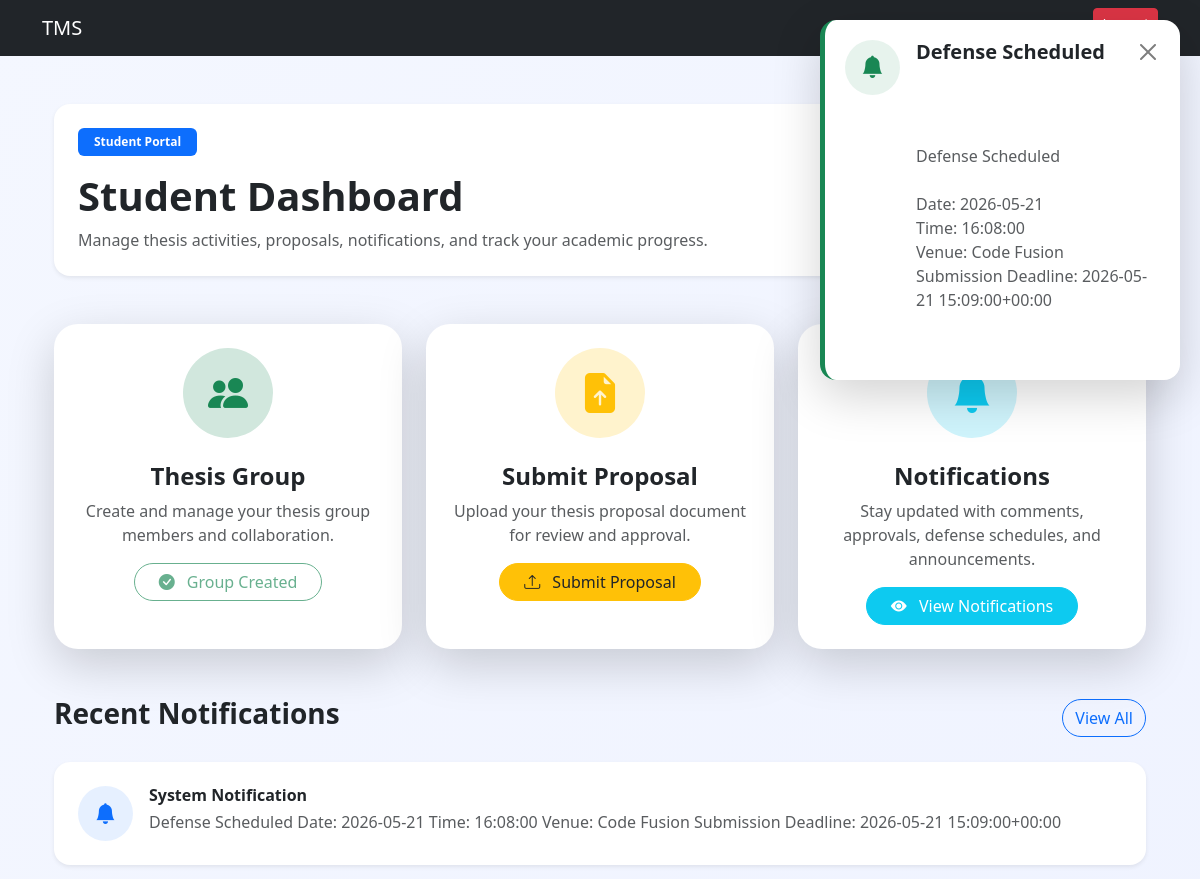
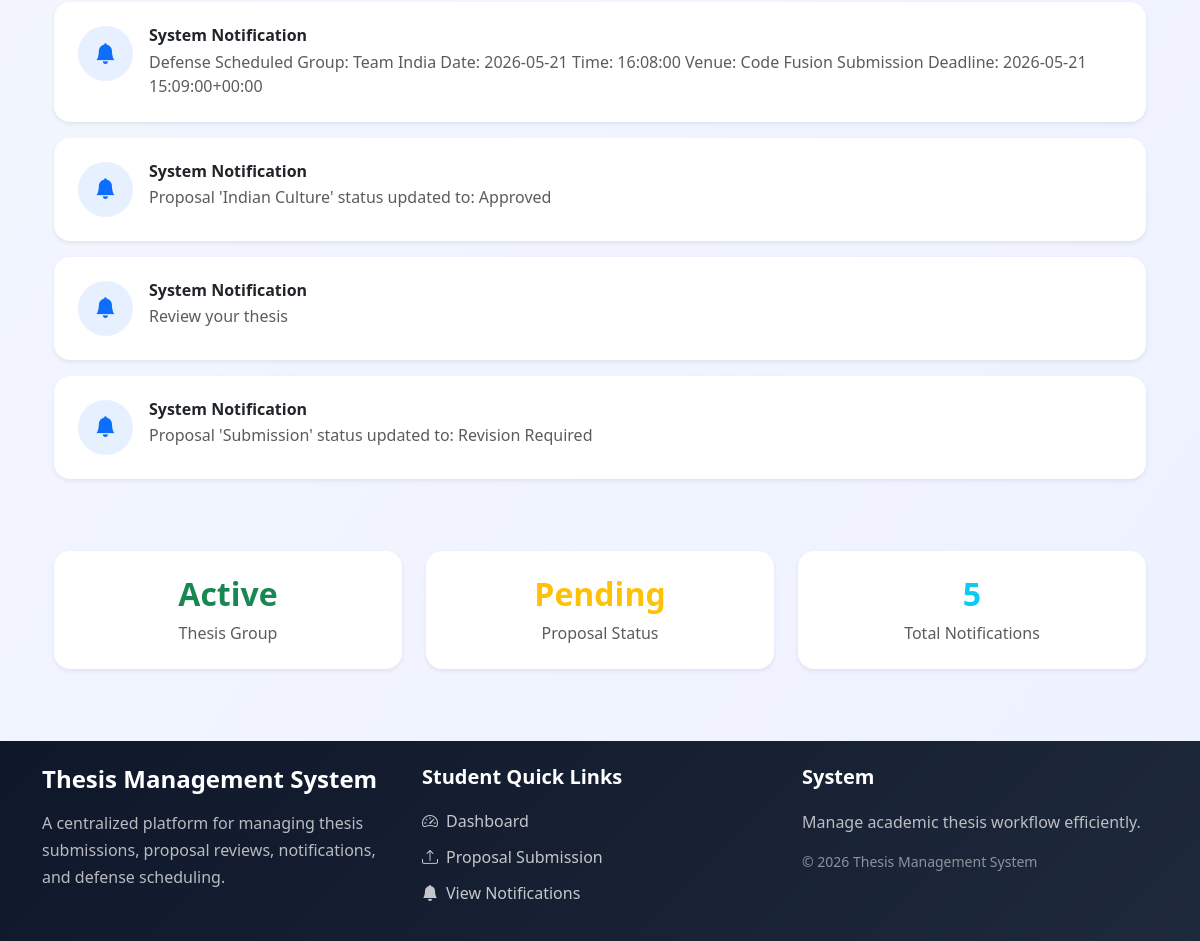
The page /student/dashboard/ (signed in) on the database its author committed (2 pictures, top to bottom).
### notification/models.py (models this page shows, shortened)
class Notification(models.Model):
    user = models.ForeignKey(User,on_delete=models.CASCADE)
    sent_by = models.ForeignKey(User,on_delete=models.SET_NULL,null=True,related_name='sent_notifications')
    message = models.TextField()
    is_read = models.BooleanField(default=False)
    created_at = models.DateTimeField(auto_now_add=True)
    is_popup_shown = models.BooleanField(default=False)

### users/decorators.py (the view)
    def wrapper(request, *args, **kwargs):
        if request.user.role != 'student':
            return redirect('login')
        return view_func(request, *args, **kwargs)

### users/views.py (called while the page is built)
@login_required
@student_required
def student_dashboard(request):
    student = Student.objects.get(
        user=request.user
    )
    has_group = GroupMember.objects.filter(
        student=student
    ).exists()
    notifications = Notification.objects.filter(
        user=request.user
    ).order_by('-created_at')
    latest_notification = Notification.objects.filter(
        user=request.user
    ).order_by('-created_at').first()
    context = {
        'has_group': has_group,
        'notifications': notifications,
        'latest_notification': latest_notification
    }
    return render(request,'student/dashboard.html',context)

### users/templates/student/dashboard.html (shortened to what this page needs)
{% extends "base.html" %}
{% block start %}
<div class="container py-4">
    {% if latest_notification %}
    <div id="popup-notification"
         class="notification-popup shadow-lg">
        <div class="d-flex align-items-start">
            <div class="popup-icon me-3">
                <i class="bi bi-bell-fill"></i>
            </div>
            <div class="flex-grow-1">
                <div class="d-flex justify-content-between align-items-center mb-2">
                    <h5 class="fw-bold mb-0">
                        Defense Scheduled
                    </h5>
                    <button class="btn-close btn-sm"
                            onclick="closePopup()">
                    </button>
                </div>
                <p class="mb-0 text-muted"
                   style="white-space: pre-line;">
                    {{ latest_notification.message }}
                </p>
            </div>
        </div>
    </div>
    {% endif %}
    <div class="welcome-section mb-5 p-4 rounded-4 shadow-sm">
        <div class="d-flex flex-column flex-md-row justify-content-between align-items-center">
            <div>
                <span class="badge bg-primary px-3 py-2 mb-3">
                    Student Portal
                </span>
                <h1 class="fw-bold mb-2">
                    Student Dashboard
                </h1>
                <p class="text-muted mb-0">
                    Manage thesis activities, proposals, notifications,
                    and track your academic progress.
                </p>
            </div>
            <div class="mt-3 mt-md-0">
            </div>
        </div>
    </div>
    <div class="row g-4">
        <div class="col-lg-4 col-md-6">
            <div class="card dashboard-card border-0 shadow-lg h-100">
                <div class="card-body text-center p-4">
                    <div class="icon-box bg-success-subtle text-success mb-4">
                        <i class="bi bi-people-fill"></i>
                    </div>
                    <h4 class="fw-bold">
                        Thesis Group
                    </h4>
                    <p class="text-muted">
                        Create and manage your thesis group members and collaboration.
                    </p>
                    {% if not has_group %}
                    <a href="{% url 'create_group' %}"
                       class="btn btn-success rounded-pill px-4">
                        <i class="bi bi-plus-circle me-2"></i>
                        Create Group
                    </a>
                    {% else %}
                    <button class="btn btn-outline-success rounded-pill px-4"
                            disabled>
                        <i class="bi bi-check-circle-fill me-2"></i>
                        Group Created
                    </button>
                    {% endif %}
                </div>
            </div>
        </div>
        <div class="col-lg-4 col-md-6">
            <div class="card dashboard-card border-0 shadow-lg h-100">
                <div class="card-body text-center p-4">
                    <div class="icon-box bg-warning-subtle text-warning mb-4">
                        <i class="bi bi-file-earmark-arrow-up-fill"></i>
                    </div>
                    <h4 class="fw-bold">
                        Submit Proposal
                    </h4>
                    <p class="text-muted">
                        Upload your thesis proposal document for review and approval.
                    </p>
                    {% if has_group %}
                    <a href="{% url 'submit_proposal' %}"
                       class="btn btn-warning text-dark rounded-pill px-4">
                        <i class="bi bi-upload me-2"></i>
                        Submit Proposal
                    </a>
                    {% else %}
                    <button class="btn btn-secondary rounded-pill px-4"
                            disabled>
                        <i class="bi bi-lock-fill me-2"></i>
                        Create Group First
                    </button>
                    {% endif %}
                </div>
            </div>
        </div>
        <div class="col-lg-4 col-md-12">
            <div class="card dashboard-card border-0 shadow-lg h-100">
                <div class="card-body text-center p-4">
                    <div class="icon-box bg-info-subtle text-info mb-4">
                        <i class="bi bi-bell-fill"></i>
                    </div>
                    <h4 class="fw-bold">
                        Notifications
                    </h4>
                    <p class="text-muted">
                        Stay updated with comments, approvals,
                        defense schedules, and announcements.
                    </p>
                    <a href="{% url 'student_notifications' %}"
                       class="btn btn-info text-white rounded-pill px-4">
                        <i class="bi bi-eye-fill me-2"></i>
                        View Notifications
                    </a>
                </div>
            </div>
        </div>
    </div>
    <div class="mt-5">
        <div class="d-flex justify-content-between align-items-center mb-4">
            <h3 class="fw-bold">
                Recent Notifications
            </h3>
            <a href="{% url 'student_notifications' %}"
               class="btn btn-outline-primary rounded-pill">
                View All
            </a>
        </div>
        {% if notifications %}
            {% for notification in notifications %}
            <div class="notification-card shadow-sm rounded-4 p-4 mb-3">
                <div class="d-flex align-items-start">
                    <div class="notification-icon-small me-3">
                        <i class="bi bi-bell-fill"></i>
                    </div>
                    <div>
                        <h6 class="fw-bold mb-1">
                            System Notification
                        </h6>
                        <p class="text-muted mb-0">
                            {{ notification.message }}
                        </p>
                    </div>
                </div>
            </div>
            {% endfor %}
        {% endif %}
    </div>
    <div class="row mt-5 g-4">
        <div class="col-md-4">
            <div class="stats-card shadow-sm rounded-4 p-4 text-center">
                <h2 class="fw-bold text-success">
                    Active
                </h2>
                <p class="text-muted mb-0">
                    Thesis Group
                </p>
            </div>
        </div>
        <div class="col-md-4">
            <div class="stats-card shadow-sm rounded-4 p-4 text-center">
                <h2 class="fw-bold text-warning">
                    Pending
                </h2>
                <p class="text-muted mb-0">
                    Proposal Status
                </p>
            </div>
        </div>
        <div class="col-md-4">
            <div class="stats-card shadow-sm rounded-4 p-4 text-center">
                <h2 class="fw-bold text-info">
                    {{ notifications|length }}
                </h2>
                <p class="text-muted mb-0">
                    Total Notifications
                </p>
            </div>
        </div>
    </div>
</div>
<link rel="stylesheet"
href="https://cdn.jsdelivr.net/npm/bootstrap-icons@1.11.3/font/bootstrap-icons.min.css">
{% endblock %}

### users/templates/student/dashboard.html (style rules this page uses)
body { background: linear-gradient(to bottom right, #f4f7ff, #eef2ff); }
.rounded-4 { border-radius: 1.2rem; }
.welcome-section { background: white; }
.dashboard-card { border-radius: 1.5rem; transition: all 0.3s ease; }
.icon-box { width: 90px; height: 90px; border-radius: 50%; display: flex; align-items: center; justify-content: center; margin: auto; font-size: 2.5rem; }
.stats-card { background: white; transition: 0.3s ease; }
.notification-card { background: white; transition: 0.3s ease; }
.notification-icon-small { width: 55px; height: 55px; border-radius: 50%; background: rgba(13,110,253,0.1); color: #0d6efd; display: flex; align-items: center; justify-content: center; font-size: 1.3rem; flex-shrink: 0; }
.notification-popup { position: fixed; top: 20px; right: 20px; width: 360px; background: white; padding: 20px; border-radius: 16px; z-index: 9999; transition: opacity 0.5s ease; border-left: 5px solid #198754; }
.popup-icon { width: 55px; height: 55px; border-radius: 50%; background: rgba(25,135,84,0.1); color: #198754; display: flex; align-items: center; justify-content: center; font-size: 1.4rem; flex-shrink: 0; }

### rows shown on the page
Notification: message "Defense Scheduled Date: 2026-05-21 Time: 16:08:00 Venue: Code Fusion Submission Deadline: 2026-05-21 15:09:00+00:00"
Notification: message "Defense Scheduled Group: Team India Date: 2026-05-21 Time: 16:08:00 Venue: Code Fusion Submission Deadline: 2026-05-21 15:09:00+00:00"
Notification: message "Proposal 'Indian Culture' status updated to: Approved"
Notification: message "Review your thesis"
Notification: message "Proposal 'Submission' status updated to: Revision Required"

### other values the page prints
{{ notifications|length }} "5"
